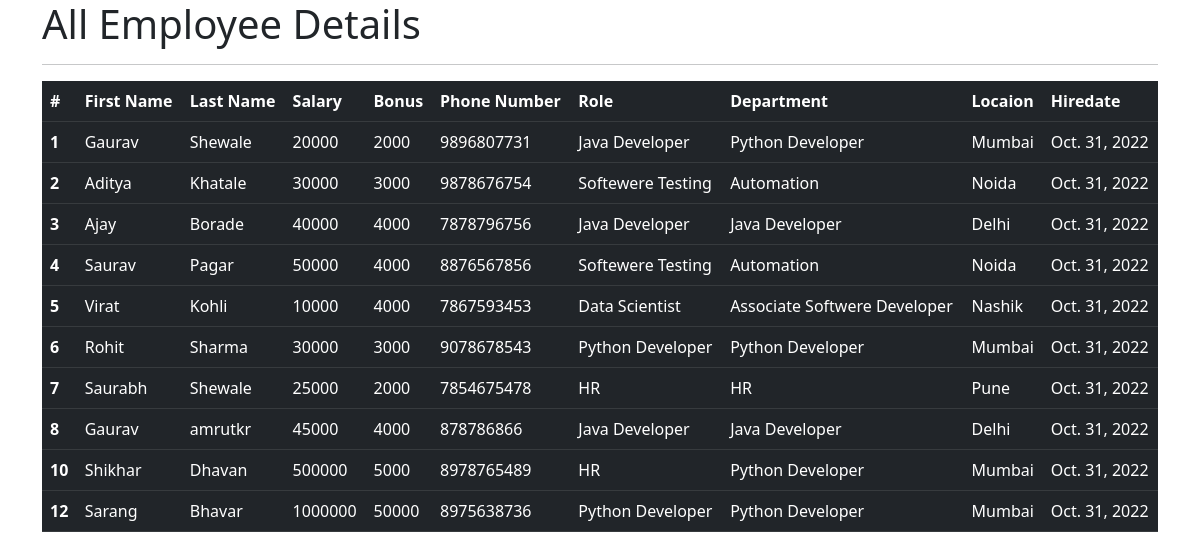
The app's page /all_emp with its own data.
### emp_app/models.py (models this page shows, shortened)
class Employee(models.Model):
    first_name = models.CharField(max_length=100)
    last_name = models.CharField(max_length=100)
    dept = models.ForeignKey(Department, on_delete = models.CASCADE)
    salary = models.IntegerField(default=0)
    bonus = models.IntegerField(default=0)
    role = models.ForeignKey(Role, on_delete= models.CASCADE)
    phone = models.IntegerField(default=0)
    hire_date = models.DateField()
    def __str__(self):
        return "%s %s %s" %(self.first_name, self.last_name, self.phone)

class Role(models.Model):
    name = models.CharField(max_length = 100, null= False)

class Department(models.Model):
    name = models.CharField(max_length = 100, null=False)
    location = models.CharField(max_length=100)

### emp_app/views.py (the view)
# urls.py: path("all_emp", views.all_emp, name = "all_emp"),
def all_emp(request):
    emps = Employee.objects.all()
    context = {
        "emps":emps
    }
    print(context)
    return render(request, "view_all_emp.html", context)

### emp_app/templates/view_all_emp.html (shortened to what this page needs)
<!doctype html>
<html lang="en">
  <head>
    <link href="https://cdn.jsdelivr.net/npm/bootstrap@5.2.2/dist/css/bootstrap.min.css" rel="stylesheet">
  </head>
  <body>
    <div class="container">
        <h1>All Employee Details</h1>
        <hr>
        <table class="table table-dark">
            <thead>
              <tr>
                <th scope="col">#</th>
                <th scope="col">First Name</th>
                <th scope="col">Last Name</th>
                <th scope="col">Salary</th>
                <th scope="col">Bonus</th>
                <th scope="col">Phone Number</th>
                <th scope="col">Role</th>
                <th scope="col">Department</th>
                <th scope="col">Locaion</th>
                <th scope="col">Hiredate</th>
              </tr>
            </thead>
            {% for emp in emps %}
            <tbody>
              <tr>
                <th scope="row">{{emp.id}}</th>
                <td>{{emp.first_name}}</td>
                <td>{{emp.last_name}}</td>
                <td>{{emp.salary}}</td>
                <td>{{emp.bonus}}</td>
                <td>{{emp.phone}}</td>
                <td>{{emp.role.name}}</td>
                <td>{{emp.dept.name}}</td>
                <td>{{emp.dept.location}}</td>
                <td>{{emp.hire_date}}</td>
              </tr>
            </tbody>
            {% endfor %}
          </table>
      </div>
  </body>
</html>

### records on screen
Employee: id "1", first_name "Gaurav", last_name "Shewale", salary "20000", bonus "2000", phone "9896807731", role.name "Java Developer", dept.name "Python Developer", dept.location "Mumbai", hire_date "Oct. 31, 2022"
Employee: id "2", first_name "Aditya", last_name "Khatale", salary "30000", bonus "3000", phone "9878676754", role.name "Softewere Testing", dept.name "Automation", dept.location "Noida", hire_date "Oct. 31, 2022"
Employee: id "3", first_name "Ajay", last_name "Borade", salary "40000", bonus "4000", phone "7878796756", role.name "Java Developer", dept.name "Java Developer", dept.location "Delhi", hire_date "Oct. 31, 2022"
Employee: id "4", first_name "Saurav", last_name "Pagar", salary "50000", bonus "4000", phone "8876567856", role.name "Softewere Testing", dept.name "Automation", dept.location "Noida", hire_date "Oct. 31, 2022"
Employee: id "5", first_name "Virat", last_name "Kohli", salary "10000", bonus "4000", phone "7867593453", role.name "Data Scientist", dept.name "Associate Softwere Developer", dept.location "Nashik", hire_date "Oct. 31, 2022"
Employee: id "6", first_name "Rohit", last_name "Sharma", salary "30000", bonus "3000", phone "9078678543", role.name "Python Developer", dept.name "Python Developer", dept.location "Mumbai", hire_date "Oct. 31, 2022"
Employee: id "7", first_name "Saurabh", last_name "Shewale", salary "25000", bonus "2000", phone "7854675478", role.name "HR", dept.name "HR", dept.location "Pune", hire_date "Oct. 31, 2022"
Employee: id "8", first_name "Gaurav", last_name "amrutkr", salary "45000", bonus "4000", phone "878786866", role.name "Java Developer", dept.name "Java Developer", dept.location "Delhi", hire_date "Oct. 31, 2022"
Employee: id "10", first_name "Shikhar", last_name "Dhavan", salary "500000", bonus "5000", phone "8978765489", role.name "HR", dept.name "Python Developer", dept.location "Mumbai", hire_date "Oct. 31, 2022"
Employee: id "12", first_name "Sarang", last_name "Bhavar", salary "1000000", bonus "50000", phone "8975638736", role.name "Python Developer", dept.name "Python Developer", dept.location "Mumbai", hire_date "Oct. 31, 2022"
